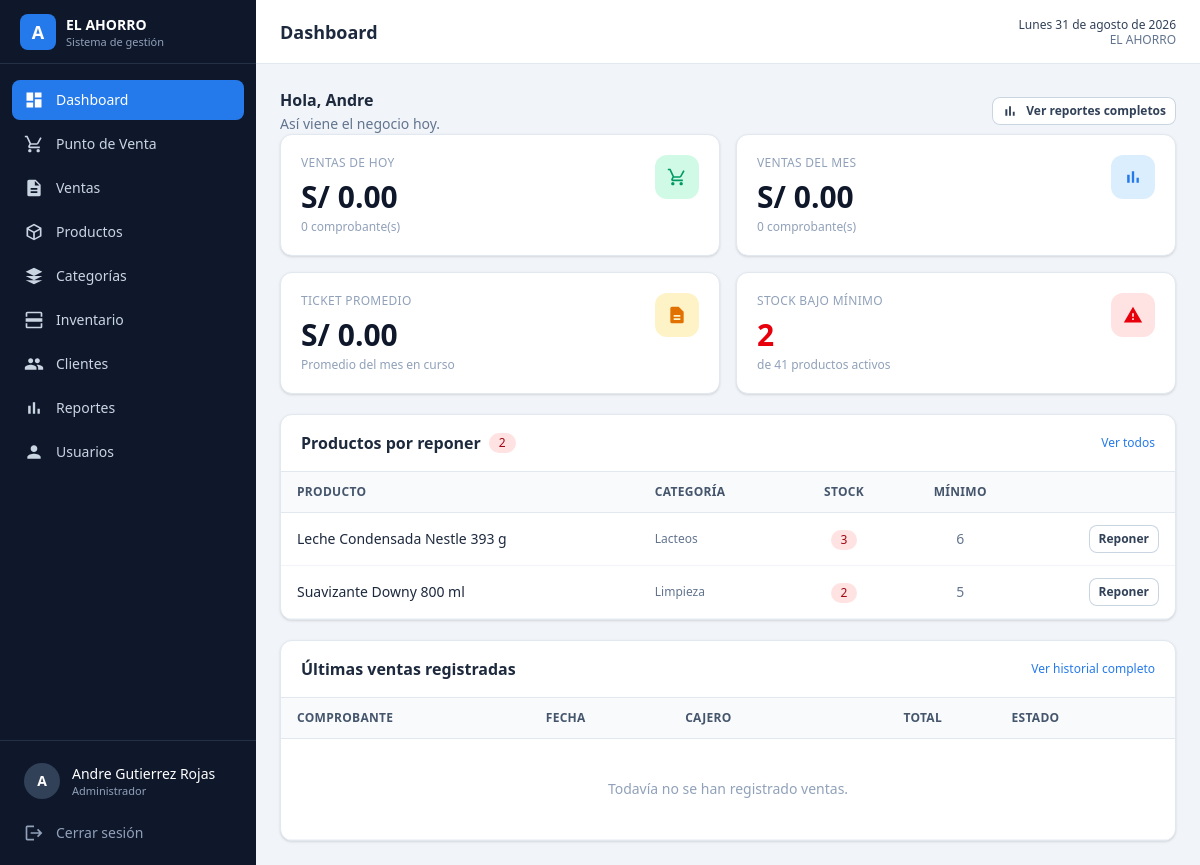
The app's page /dashboard (signed in) with its own data.
### tables this page shows
CREATE TABLE productos (
    id_producto    INT AUTO_INCREMENT PRIMARY KEY,
    codigo_barras  VARCHAR(50)   NOT NULL,
    nombre         VARCHAR(150)  NOT NULL,
    descripcion    VARCHAR(255)  NULL,
    id_categoria   INT           NOT NULL,
    precio_compra  DECIMAL(10,2) NOT NULL DEFAULT 0.00,
    precio_venta   DECIMAL(10,2) NOT NULL DEFAULT 0.00,
    stock          INT           NOT NULL DEFAULT 0,
    stock_minimo   INT           NOT NULL DEFAULT 5,
    unidad_medida  VARCHAR(20)   NOT NULL DEFAULT 'UNIDAD',
    imagen         VARCHAR(255)  NULL,
    estado         TINYINT(1)    NOT NULL DEFAULT 1,
    created_at     TIMESTAMP     NOT NULL DEFAULT CURRENT_TIMESTAMP,
    updated_at     TIMESTAMP     NULL DEFAULT NULL ON UPDATE CURRENT_TIMESTAMP,
    CONSTRAINT uq_productos_codigo UNIQUE (codigo_barras),
    CONSTRAINT fk_productos_categoria
        FOREIGN KEY (id_categoria) REFERENCES categorias (id_categoria)
        ON UPDATE CASCADE ON DELETE RESTRICT,
    INDEX idx_productos_nombre (nombre),
    INDEX idx_productos_categoria (id_categoria)
);

CREATE TABLE categorias (
    id_categoria INT AUTO_INCREMENT PRIMARY KEY,
    nombre       VARCHAR(80)   NOT NULL,
    descripcion  VARCHAR(255)  NULL,
    estado       TINYINT(1)    NOT NULL DEFAULT 1,
    created_at   TIMESTAMP     NOT NULL DEFAULT CURRENT_TIMESTAMP,
    CONSTRAINT uq_categorias_nombre UNIQUE (nombre)
);

### middleware/Auth.php (called while the page is built, shortened)
<?php
class Auth
{
    public static function nombre()
    {
        return $_SESSION['usuario']['nombre'] ?? '';
    }
}

### config.php (called while the page is built, shortened)
<?php
function e($valor)
{
    return htmlspecialchars((string) $valor, ENT_QUOTES, 'UTF-8');
}
function money($monto)
{
    return 'S/ ' . number_format((float) $monto, 2, '.', ',');
}

### database/Conexion.php (called while the page is built)
<?php
class Conexion
{
    private static $instancia = null;
    public static function conectar()
    {
        if (self::$instancia !== null) {
            return self::$instancia;
        }
        try {
            $host = $_ENV['DB_HOST'] ?? (getenv('DB_HOST') ?: 'localhost');
            $db   = $_ENV['DB_NAME'] ?? (getenv('DB_NAME') ?: 'minimarket');
            $user = $_ENV['DB_USER'] ?? (getenv('DB_USER') ?: 'root');
            $pass = $_ENV['DB_PASS'] ?? (getenv('DB_PASS') ?: '');
            $conexion = new PDO(
                'mysql:host=' . $host . ';dbname=' . $db . ';charset=utf8mb4',
                $user,
                $pass,
                [
                    PDO::ATTR_ERRMODE            => PDO::ERRMODE_EXCEPTION,
                    PDO::ATTR_DEFAULT_FETCH_MODE => PDO::FETCH_ASSOC,
                    PDO::ATTR_EMULATE_PREPARES   => false,
                ]
            );
            self::$instancia = $conexion;
            return $conexion;
        } catch (PDOException $e) {
            die('Error de conexión a la base de datos: ' . $e->getMessage());
        }
    }
}

### controllers/ReporteController.php (called while the page is built, shortened)
<?php
require_once __DIR__ . '/../models/Reporte.php';
require_once __DIR__ . '/../models/Producto.php';
class ReporteController
{
    private $reporte;
    private $productos;
    public function __construct()
    {
        $this->reporte   = new Reporte();
        $this->productos = new Producto();
    }
    public function dashboard()
    {
        $indicadores = $this->reporte->indicadores();
        $catalogo    = $this->productos->resumen();
        $ticketsMes = (int) $indicadores['tickets_mes'];
        $indicadores['ticket_promedio'] = $ticketsMes > 0
            ? (float) $indicadores['venta_mes'] / $ticketsMes
            : 0;
        return [
            'indicadores'   => $indicadores,
            'catalogo'      => $catalogo,
            'stockBajo'     => $this->productos->stockBajo(8),
            'ultimasVentas' => $this->reporte->ultimasVentas(8),
        ];
    }
}

### models/Reporte.php (called while the page is built, shortened)
<?php
require_once __DIR__ . '/../database/Conexion.php';
class Reporte
{
    private $conexion;
    public function __construct()
    {
        $this->conexion = Conexion::conectar();
    }
    public function indicadores()
    {
        return $this->conexion->query("
            SELECT
                COALESCE(SUM(CASE WHEN DATE(fecha) = CURDATE() THEN total END), 0)     AS venta_hoy,
                COUNT(CASE WHEN DATE(fecha) = CURDATE() THEN 1 END)                    AS tickets_hoy,
                COALESCE(SUM(CASE WHEN YEAR(fecha) = YEAR(CURDATE())
                                   AND MONTH(fecha) = MONTH(CURDATE()) THEN total END), 0) AS venta_mes,
                COUNT(CASE WHEN YEAR(fecha) = YEAR(CURDATE())
                            AND MONTH(fecha) = MONTH(CURDATE()) THEN 1 END)           AS tickets_mes,
                COALESCE(SUM(total), 0)                                               AS venta_total,
                COUNT(*)                                                              AS tickets_total
            FROM ventas
            WHERE estado = 'EMITIDA'
        ")->fetch();
    }
    public function ultimasVentas($limite = 8)
    {
        $stmt = $this->conexion->prepare("
            SELECT
                v.id_venta,
                CONCAT(v.serie, '-', LPAD(v.correlativo, 6, '0')) AS comprobante,
                v.fecha, v.total, v.estado,
                u.nombre AS cajero
            FROM ventas v
            INNER JOIN usuarios u ON u.id_usuario = v.id_usuario
            ORDER BY v.fecha DESC, v.id_venta DESC
            LIMIT :limite
        ");
        $stmt->bindValue(':limite', (int) $limite, PDO::PARAM_INT);
        $stmt->execute();
        return $stmt->fetchAll();
    }
}

### models/Producto.php (called while the page is built, shortened)
<?php
require_once __DIR__ . '/../database/Conexion.php';
class Producto
{
    private $conexion;
    public function __construct()
    {
        $this->conexion = Conexion::conectar();
    }
    public function stockBajo($limite = null)
    {
        $sql = "
            SELECT p.id_producto, p.nombre, p.stock, p.stock_minimo,
                   p.unidad_medida, c.nombre AS categoria
            FROM productos p
            INNER JOIN categorias c ON c.id_categoria = p.id_categoria
            WHERE p.estado = 1 AND p.stock <= p.stock_minimo
            ORDER BY (p.stock - p.stock_minimo) ASC, p.nombre ASC
        ";
        if ($limite !== null) {
            $stmt = $this->conexion->prepare($sql . " LIMIT :limite");
            $stmt->bindValue(':limite', (int) $limite, PDO::PARAM_INT);
            $stmt->execute();
            return $stmt->fetchAll();
        }
        return $this->conexion->query($sql)->fetchAll();
    }
    public function resumen()
    {
        return $this->conexion->query("
            SELECT
                COUNT(*)                                          AS total,
                SUM(CASE WHEN stock <= stock_minimo THEN 1 ELSE 0 END) AS bajo_minimo,
                SUM(CASE WHEN stock = 0 THEN 1 ELSE 0 END)        AS agotados,
                COALESCE(SUM(stock * precio_compra), 0)           AS valor_inventario
            FROM productos
            WHERE estado = 1
        ")->fetch();
    }
}

### pages/dashboard.php (the view, shortened to what this page needs)
<?php
require_once __DIR__ . '/../config.php';
require_once __DIR__ . '/../middleware/Auth.php';
require_once __DIR__ . '/../controllers/ReporteController.php';
$datos       = (new ReporteController())->dashboard();
$indicadores = $datos['indicadores'];
$catalogo    = $datos['catalogo'];
require __DIR__ . '/../components/layout_inicio.php';
?>
<div class="mb-6 flex flex-wrap items-center justify-between gap-3">
    <div>
        <h2 class="text-base font-semibold text-slate-800">Hola, <?= e(explode(' ', Auth::nombre())[0]) ?></h2>
        <p class="mt-0.5 text-sm text-slate-500">Así viene el negocio hoy.</p>
    </div>
    <a href="<?= BASE_URL ?>reportes" class="btn-secundario btn-sm">
        <svg class="h-4 w-4" viewBox="0 0 24 24" fill="currentColor">
            <path d="M5 9.2h3V19H5V9.2zM10.6 5h2.8v14h-2.8V5zm5.6 8H19v6h-2.8v-6z" />
        </svg>
        Ver reportes completos
    </a>
</div>
<div class="mb-5 grid gap-4 sm:grid-cols-2 xl:grid-cols-4">
    <div class="tarjeta p-5">
        <div class="flex items-start justify-between">
            <div>
                <p class="text-xs font-medium tracking-wide text-slate-400 uppercase">Ventas de hoy</p>
                <p class="mt-2 text-3xl font-bold text-slate-900"><?= money($indicadores['venta_hoy']) ?></p>
                <p class="mt-1 text-xs text-slate-400">
                    <?= (int) $indicadores['tickets_hoy'] ?> comprobante(s)
                </p>
            </div>
            <span class="flex h-11 w-11 items-center justify-center rounded-xl bg-emerald-100 text-emerald-600">
            </span>
        </div>
    </div>
    <div class="tarjeta p-5">
        <div class="flex items-start justify-between">
            <div>
                <p class="text-xs font-medium tracking-wide text-slate-400 uppercase">Ventas del mes</p>
                <p class="mt-2 text-3xl font-bold text-slate-900"><?= money($indicadores['venta_mes']) ?></p>
                <p class="mt-1 text-xs text-slate-400">
                    <?= (int) $indicadores['tickets_mes'] ?> comprobante(s)
                </p>
            </div>
            <span class="flex h-11 w-11 items-center justify-center rounded-xl bg-marca-100 text-marca-600">
                <svg class="h-5 w-5" viewBox="0 0 24 24" fill="currentColor">
                    <path d="M5 9.2h3V19H5V9.2zM10.6 5h2.8v14h-2.8V5zm5.6 8H19v6h-2.8v-6z" />
                </svg>
            </span>
        </div>
    </div>
    <div class="tarjeta p-5">
        <div class="flex items-start justify-between">
            <div>
                <p class="text-xs font-medium tracking-wide text-slate-400 uppercase">Ticket promedio</p>
                <p class="mt-2 text-3xl font-bold text-slate-900"><?= money($indicadores['ticket_promedio']) ?></p>
                <p class="mt-1 text-xs text-slate-400">Promedio del mes en curso</p>
            </div>
            <span class="flex h-11 w-11 items-center justify-center rounded-xl bg-amber-100 text-amber-600">
                <svg class="h-5 w-5" viewBox="0 0 24 24" fill="currentColor">
                    <path d="M14 2H6a2 2 0 0 0-2 2v16a2 2 0 0 0 2 2h12a2 2 0 0 0 2-2V8l-6-6zm2 16H8v-2h8v2zm0-4H8v-2h8v2z" />
                </svg>
            </span>
        </div>
    </div>
    <a href="<?= BASE_URL ?>productos?stock_bajo=1" class="tarjeta block p-5 transition hover:border-red-200 hover:shadow-md">
        <div class="flex items-start justify-between">
            <div>
                <p class="text-xs font-medium tracking-wide text-slate-400 uppercase">Stock bajo mínimo</p>
                <p class="mt-2 text-3xl font-bold <?= (int) $catalogo['bajo_minimo'] > 0 ? 'text-red-600' : 'text-slate-900' ?>">
                    <?= (int) $catalogo['bajo_minimo'] ?>
                </p>
                <p class="mt-1 text-xs text-slate-400">
                    de <?= (int) $catalogo['total'] ?> productos activos
                </p>
            </div>
            <span class="flex h-11 w-11 items-center justify-center rounded-xl bg-red-100 text-red-600">
                <svg class="h-5 w-5" viewBox="0 0 24 24" fill="currentColor">
                    <path d="M1 21h22L12 2 1 21zm12-3h-2v-2h2v2zm0-4h-2v-4h2v4z" />
                </svg>
            </span>
        </div>
    </a>
</div>
<div class="mb-5">
    <div class="tarjeta overflow-hidden">
        <div class="flex items-center justify-between border-b border-slate-200 px-5 py-4">
            <div class="flex items-center gap-2">
                <h2 class="font-semibold text-slate-800">Productos por reponer</h2>
                <?php if (!empty($datos['stockBajo'])): ?>
                    <span class="badge-rojo"><?= count($datos['stockBajo']) ?></span>
                <?php endif; ?>
            </div>
            <a href="<?= BASE_URL ?>productos?stock_bajo=1"
                class="text-xs font-medium text-marca-600 hover:text-marca-700">Ver todos</a>
        </div>
        <div class="overflow-x-auto">
            <table class="tabla">
                <thead>
                    <tr>
                        <th>Producto</th>
                        <th>Categoría</th>
                        <th class="text-center">Stock</th>
                        <th class="text-center">Mínimo</th>
                        <th></th>
                    </tr>
                </thead>
                <tbody>
                    <?php foreach ($datos['stockBajo'] as $producto): ?>
                        <tr>
                            <td class="font-medium text-slate-800"><?= e($producto['nombre']) ?></td>
                            <td class="text-xs text-slate-500"><?= e($producto['categoria']) ?></td>
                            <td class="text-center">
                                <span class="badge-rojo"><?= (int) $producto['stock'] ?></span>
                            </td>
                            <td class="text-center text-slate-500"><?= (int) $producto['stock_minimo'] ?></td>
                            <td class="text-right">
                                <a href="<?= BASE_URL ?>inventario?id_producto=<?= (int) $producto['id_producto'] ?>"
                                    class="btn-secundario btn-sm">Reponer</a>
                            </td>
                        </tr>
                    <?php endforeach; ?>
                </tbody>
            </table>
        </div>
    </div>
</div>
<div class="tarjeta overflow-hidden">
    <div class="flex items-center justify-between border-b border-slate-200 px-5 py-4">
        <h2 class="font-semibold text-slate-800">Últimas ventas registradas</h2>
        <a href="<?= BASE_URL ?>ventas" class="text-xs font-medium text-marca-600 hover:text-marca-700">
            Ver historial completo
        </a>
    </div>
    <div class="overflow-x-auto">
        <table class="tabla">
            <thead>
                <tr>
                    <th>Comprobante</th>
                    <th>Fecha</th>
                    <th>Cajero</th>
                    <th class="text-right">Total</th>
                    <th class="text-center">Estado</th>
                    <th></th>
                </tr>
            </thead>
            <tbody>
                <?php if (empty($datos['ultimasVentas'])): ?>
                    <tr>
                        <td colspan="6" class="px-4 py-10 text-center text-slate-400">
                            Todavía no se han registrado ventas.
                        </td>
                    </tr>
                <?php endif; ?>
            </tbody>
        </table>
    </div>
</div>
<?php require __DIR__ . '/../components/layout_fin.php'; ?>

### records on screen
productos: nombre "Leche Condensada Nestle 393 g", id_categoria.nombre "Lacteos", stock "3", stock_minimo "6"
productos: nombre "Suavizante Downy 800 ml", id_categoria.nombre "Limpieza", stock "2", stock_minimo "5"

### other values on screen
$__nombreComercial "EL AHORRO"
$item['texto'] "Dashboard"
$item['texto'] "Punto de Venta"
$item['texto'] "Ventas"
$item['texto'] "Productos"
$item['texto'] "Categorías"
$item['texto'] "Inventario"
$item['texto'] "Clientes"
$item['texto'] "Reportes"
$item['texto'] "Usuarios"
mb_strtoupper(mb_substr(Auth::nombre(), 0, 1)) "A"
Auth::nombre() "Andre Gutierrez Rojas"
$__rolActual "Administrador"
$titulo "Dashboard"
strftime_es() "Lunes 31 de agosto de 2026"
